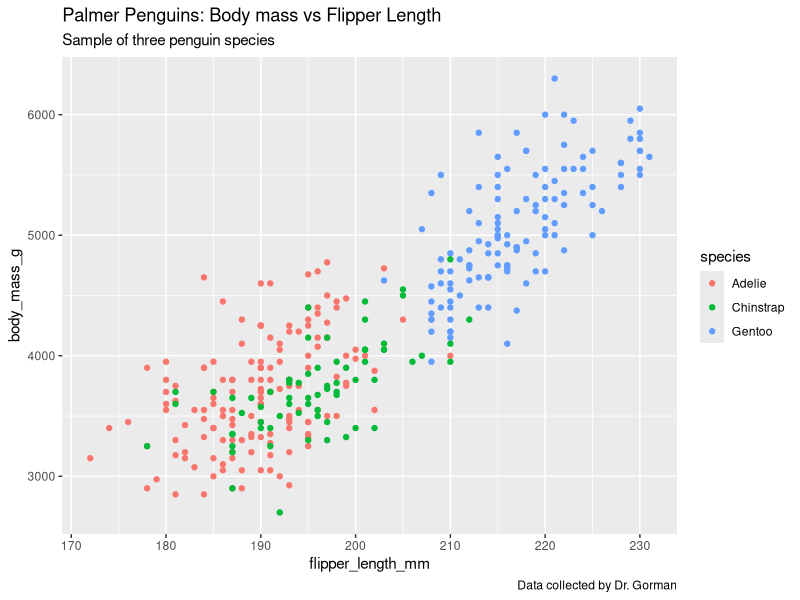
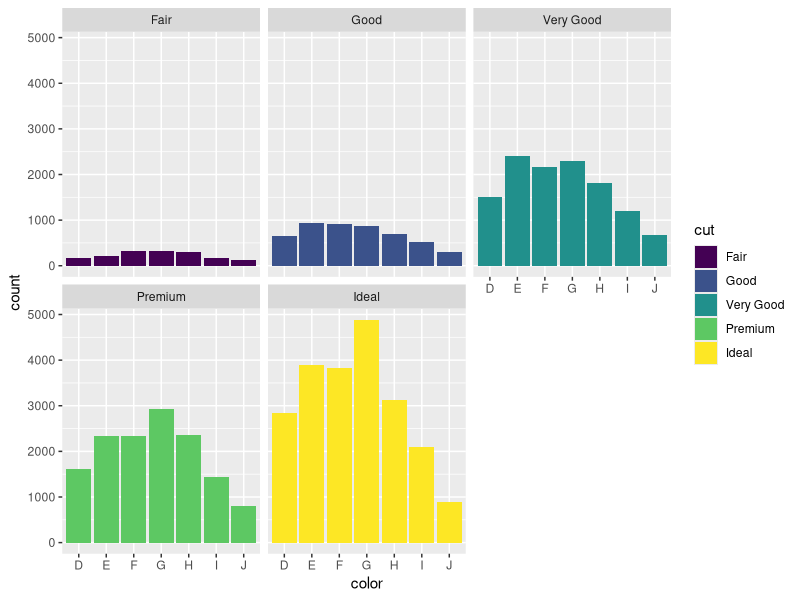

Write the R code that produced these figures, in order. (Note: this script raises an error after producing the figures.)
library("ggplot2")
library("palmerpenguins")

ggplot(data = penguins) + 
  geom_point(mapping = aes(x=flipper_length_mm, y=body_mass_g, color=species)) +
  labs(title = "Palmer Penguins: Body mass vs Flipper Length", subtitle = "Sample of three penguin species", 
       caption = "Data collected by Dr. Gorman")

ggplot(data = diamonds)+
  geom_bar(mapping = aes(x=color, fill=cut)) + 
  facet_wrap(~cut)


ggplot(data, aes(x=distance, y= dep_delay)) +
  geom_point() + geom_smooth()


ggplot(data = penguins) + 
  geom_point(mapping = aes(x = flipper_length_mm, y = body_mass_g, size = year))


install.packages("rmarkdown")